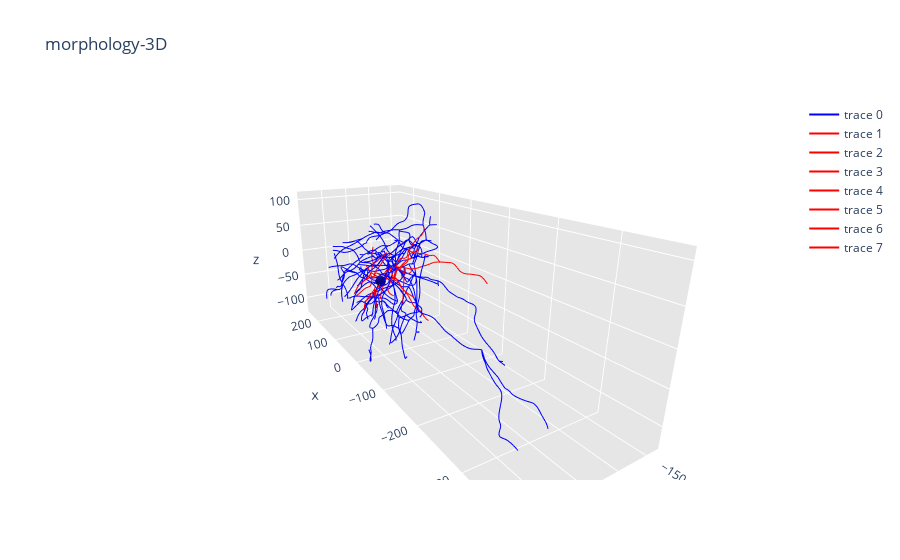

Notebook cell for this chart:
### Markdown cell above
### Plot

### Code cell
astrocyte = nm.load_morphology(morph_paths[0][0])
fig, ax = plotly_impl.plot_morph3d(astrocyte, inline=True)

### Figure 1 — Plotly figure (JSON) as saved in the notebook; plotly's stock layout.template omitted (floating-point values rounded to 4 significant figures; data arrays with more than 128 entries replaced by an {"elided": "..."} marker saying what was removed)
{"data": [{"line": {"color": "blue", "width": 2}, "mode": "lines", "type": "scatter3d", "x": {"elided": "13821 float values"}, "y": {"elided": "13821 float values"}, "z": {"elided": "13821 float values"}}, {"line": {"color": "red", "width": 2}, "mode": "lines", "type": "scatter3d", "x": {"elided": "1659 float values"}, "y": {"elided": "1659 float values"}, "z": {"elided": "1659 float values"}}, {"line": {"color": "red", "width": 2}, "mode": "lines", "type": "scatter3d", "x": {"elided": "315 float values"}, "y": {"elided": "315 float values"}, "z": {"elided": "315 float values"}}, {"line": {"color": "red", "width": 2}, "mode": "lines", "type": "scatter3d", "x": {"elided": "132 float values"}, "y": {"elided": "132 float values"}, "z": {"elided": "132 float values"}}, {"line": {"color": "red", "width": 2}, "mode": "lines", "type": "scatter3d", "x": {"elided": "276 float values"}, "y": {"elided": "276 float values"}, "z": {"elided": "276 float values"}}, {"line": {"color": "red", "width": 2}, "mode": "lines", "type": "scatter3d", "x": [0.702, 0.9123, null, 0.9123, 1.274, null, 1.274, 1.247, null, 1.247, 1.362, null, 1.362, 1.514, null, 1.514, 1.592, null, 1.592, 1.686, null, 1.686, 1.794, null, 1.794, 1.925, null, 1.925, 2.041, null, 2.041, 2.154, null, 2.154, 2.23, null, 2.23, 2.307, null, 2.307, 2.44, null, 2.44, 2.558, null, 2.558, 2.636, null, 2.636, 2.71, null, 2.71, 2.759, null, 2.759, 2.888, null, 2.888, 3.124, null, 3.124, 3.301, null, 3.301, 3.75, null, 3.75, 4.128, null, 4.128, 4.782, null, 4.782, 5.564, null, 5.564, 6.203, null, 1.274, 2.478, null, 2.478, 3.743, null, 3.743, 5.078, null, 5.078, 6.174, null, 6.174, 7.345, null, 7.345, 8.265, null, 8.265, 9.602, null, 9.602, 10.87, null, 10.87, 11.18, null], "y": [8.771, 9.346, null, 9.346, 10.34, null, 10.34, 11.33, null, 11.33, 13.03, null, 13.03, 14.38, null, 14.38, 15.2, null, 15.2, 16.2, null, 16.2, 17.39, null, 17.39, 18.63, null, 18.63, 19.69, null, 19.69, 20.95, null, 20.95, 22.1, null, 22.1, 23.37, null, 23.37, 24.84, null, 24.84, 25.92, null, 25.92, 26.61, null, 26.61, 27.33, null, 27.33, 27.83, null, 27.83, 28.3, null, 28.3, 28.59, null, 28.59, 28.69, null, 28.69, 28.85, null, 28.85, 28.92, null, 28.92, 28.99, null, 28.99, 29.08, null, 29.08, 29.14, null, 10.34, 9.997, null, 9.997, 9.677, null, 9.677, 9.385, null, 9.385, 9.208, null, 9.208, 9.019, null, 9.019, 8.87, null, 8.87, 8.69, null, 8.69, 8.624, null, 8.624, 8.659, null], "z": [-6.69, -8.483, null, -8.483, -11.57, null, -11.57, -12.8, null, -12.8, -14.96, null, -14.96, -16.6, null, -16.6, -17.51, null, -17.51, -18.56, null, -18.56, -19.82, null, -19.82, -21.14, null, -21.14, -22.24, null, -22.24, -23.59, null, -23.59, -24.92, null, -24.92, -26.51, null, -26.51, -28.57, null, -28.57, -30.29, null, -30.29, -31.56, null, -31.56, -33.27, null, -33.27, -34.77, null, -34.77, -36.73, null, -36.73, -38.63, null, -38.63, -39.69, null, -39.69, -42.1, null, -42.1, -43.89, null, -43.89, -46.65, null, -46.65, -49.29, null, -49.29, -50.93, null, -11.57, -13.21, null, -13.21, -15.15, null, -15.15, -17.52, null, -17.52, -19.59, null, -19.59, -21.81, null, -21.81, -23.55, null, -23.55, -26.3, null, -26.3, -29.29, null, -29.29, -30.11, null]}, {"line": {"color": "red", "width": 2}, "mode": "lines", "type": "scatter3d", "x": {"elided": "396 float values"}, "y": {"elided": "396 float values"}, "z": {"elided": "396 float values"}}, {"line": {"color": "red", "width": 2}, "mode": "lines", "type": "scatter3d", "x": [2.882, 3.354, null, 3.354, 3.934, null, 3.934, 4.75, null, 4.75, 5.22, null, 5.22, 5.982, null, 5.982, 6.803, null, 6.803, 8.228, null, 8.228, 9.2, null, 9.2, 10.86, null, 10.86, 12.07, null, 12.07, 13.6, null, 13.6, 15.36, null, 15.36, 17.3, null, 17.3, 19.24, null, 19.24, 20.16, null, 20.16, 21.3, null, 21.3, 21.97, null, 21.97, 22.42, null, 22.42, 22.75, null, 22.75, 22.91, null, 22.91, 23.24, null, 23.24, 23.53, null, 23.53, 23.9, null, 23.9, 24.57, null, 24.57, 25.32, null, 25.32, 26.1, null, 26.1, 26.69, null, 26.69, 27.2, null, 27.2, 28.13, null, 28.13, 28.55, null, 28.55, 29.93, null, 29.93, 30.98, null, 30.98, 31.96, null, 31.96, 33.1, null, 33.1, 33.64, null, 33.64, 34.09, null, 34.09, 34.37, null, 34.37, 34.78, null, 34.78, 35.4, null], "y": [-7.902, -8.619, null, -8.619, -9.32, null, -9.32, -10.3, null, -10.3, -10.84, null, -10.84, -11.72, null, -11.72, -12.63, null, -12.63, -14.14, null, -14.14, -15.06, null, -15.06, -16.36, null, -16.36, -17.16, null, -17.16, -18.0, null, -18.0, -18.69, null, -18.69, -19.16, null, -19.16, -19.23, null, -19.23, -19.05, null, -19.05, -18.39, null, -18.39, -17.61, null, -17.61, -16.8, null, -16.8, -15.94, null, -15.94, -15.47, null, -15.47, -14.93, null, -14.93, -14.76, null, -14.76, -14.68, null, -14.68, -14.69, null, -14.69, -14.81, null, -14.81, -14.95, null, -14.95, -15.03, null, -15.03, -15.06, null, -15.06, -14.98, null, -14.98, -14.93, null, -14.93, -14.75, null, -14.75, -14.61, null, -14.61, -14.55, null, -14.55, -14.51, null, -14.51, -14.5, null, -14.5, -14.49, null, -14.49, -14.5, null, -14.5, -14.51, null, -14.51, -14.58, null], "z": [0.21, 0.06429, null, 0.06429, -0.1769, null, -0.1769, -0.5423, null, -0.5423, -0.672, null, -0.672, -0.7803, null, -0.7803, -0.8298, null, -0.8298, -0.8826, null, -0.8826, -0.9622, null, -0.9622, -1.215, null, -1.215, -1.467, null, -1.467, -1.924, null, -1.924, -2.647, null, -2.647, -3.661, null, -3.661, -5.048, null, -5.048, -5.914, null, -5.914, -7.377, null, -7.377, -8.587, null, -8.587, -9.709, null, -9.709, -11.07, null, -11.07, -12.1, null, -12.1, -14.15, null, -14.15, -15.64, null, -15.64, -17.32, null, -17.32, -19.68, null, -19.68, -21.88, null, -21.88, -23.69, null, -23.69, -24.68, null, -24.68, -25.43, null, -25.43, -26.63, null, -26.63, -27.16, null, -27.16, -29.03, null, -29.03, -30.67, null, -30.67, -32.56, null, -32.56, -35.09, null, -35.09, -36.49, null, -36.49, -37.88, null, -37.88, -39.02, null, -39.02, -41.26, null, -41.26, -44.25, null]}, {"cauto": false, "showscale": false, "surfacecolor": ["black", "black", "black", "black", "black", "black", "black", "black", "black", "black", "black", "black", "black", "black", "black", "black", "black", "black", "black", "black", "black", "black", "black", "black", "black", "black", "black", "black", "black", "black", "black", "black", "black", "black", "black", "black", "black", "black", "black", "black", "black", "black", "black", "black", "black", "black", "black", "black", "black", "black", "black", "black", "black", "black", "black", "black", "black", "black", "black", "black", "black", "black", "black", "black", "black", "black", "black", "black", "black", "black", "black", "black", "black", "black", "black", "black", "black", "black", "black", "black", "black", "black", "black", "black", "black", "black", "black", "black", "black", "black", "black", "black", "black", "black", "black", "black", "black", "black", "black", "black"], "type": "surface", "x": {"elided": "100x100 float values"}, "y": {"elided": "100x100 float values"}, "z": {"elided": "100x100 float values"}}], "layout": {"autosize": true, "scene": {"aspectmode": "data", "camera": {"eye": {"x": -1.743, "y": 1.071, "z": 0.71}, "up": {"x": 0, "y": 0, "z": 1}}, "xaxis": {"backgroundcolor": "rgb(230, 230,230)", "gridcolor": "rgb(255, 255, 255)", "showbackground": true, "zerolinecolor": "rgb(255, 255, 255)"}, "yaxis": {"backgroundcolor": "rgb(230, 230,230)", "gridcolor": "rgb(255, 255, 255)", "showbackground": true, "zerolinecolor": "rgb(255, 255, 255)"}, "zaxis": {"backgroundcolor": "rgb(230, 230,230)", "gridcolor": "rgb(255, 255, 255)", "showbackground": true, "zerolinecolor": "rgb(255, 255, 255)"}}, "title": {"text": "morphology-3D"}, "yaxis": {"scaleanchor": "x"}}}
